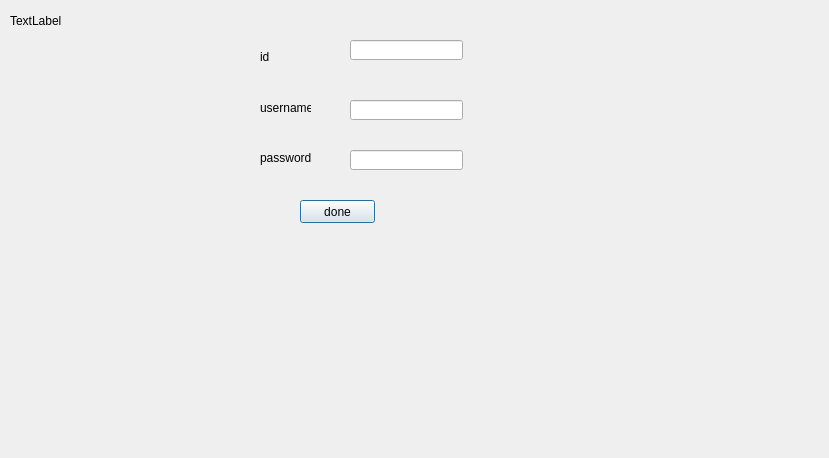
<?xml version="1.0" encoding="UTF-8"?>
<ui version="4.0">
 <class>Dialog</class>
 <widget class="QDialog" name="Dialog">
  <property name="geometry">
   <rect>
    <x>0</x>
    <y>0</y>
    <width>829</width>
    <height>458</height>
   </rect>
  </property>
  <property name="windowTitle">
   <string>Dialog</string>
  </property>
  <widget class="QLabel" name="label">
   <property name="geometry">
    <rect>
     <x>10</x>
     <y>10</y>
     <width>81</width>
     <height>21</height>
    </rect>
   </property>
   <property name="text">
    <string>TextLabel</string>
   </property>
  </widget>
  <widget class="QLabel" name="label_2">
   <property name="geometry">
    <rect>
     <x>260</x>
     <y>50</y>
     <width>47</width>
     <height>13</height>
    </rect>
   </property>
   <property name="text">
    <string>id</string>
   </property>
  </widget>
  <widget class="QLabel" name="label_3">
   <property name="geometry">
    <rect>
     <x>260</x>
     <y>100</y>
     <width>51</width>
     <height>16</height>
    </rect>
   </property>
   <property name="text">
    <string>username</string>
   </property>
  </widget>
  <widget class="QPushButton" name="pushButton">
   <property name="geometry">
    <rect>
     <x>300</x>
     <y>200</y>
     <width>75</width>
     <height>23</height>
    </rect>
   </property>
   <property name="text">
    <string>done</string>
   </property>
  </widget>
  <widget class="QLineEdit" name="lineEdit">
   <property name="geometry">
    <rect>
     <x>350</x>
     <y>40</y>
     <width>113</width>
     <height>20</height>
    </rect>
   </property>
  </widget>
  <widget class="QLineEdit" name="lineEdit_2">
   <property name="geometry">
    <rect>
     <x>350</x>
     <y>100</y>
     <width>113</width>
     <height>20</height>
    </rect>
   </property>
  </widget>
  <widget class="QLineEdit" name="lineEdit_3">
   <property name="geometry">
    <rect>
     <x>350</x>
     <y>150</y>
     <width>113</width>
     <height>20</height>
    </rect>
   </property>
  </widget>
  <widget class="QLabel" name="label_4">
   <property name="geometry">
    <rect>
     <x>260</x>
     <y>150</y>
     <width>61</width>
     <height>16</height>
    </rect>
   </property>
   <property name="text">
    <string>password</string>
   </property>
  </widget>
 </widget>
 <resources/>
 <connections/>
</ui>
